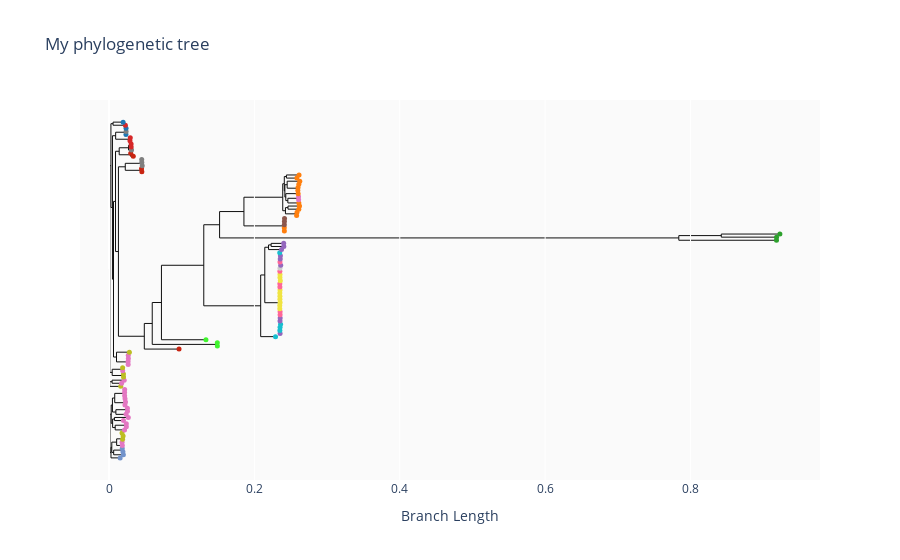

Write notebook code for a chart like this one.
### Markdown cell above
Load phylogenetic tree and generate a plot

### Code cell
tree = Phylo.read("data/tree.nwk", "newick")
tree_plot = create_phylotree(tree, metadata, title = "My phylogenetic tree")
tree_plot.show()
